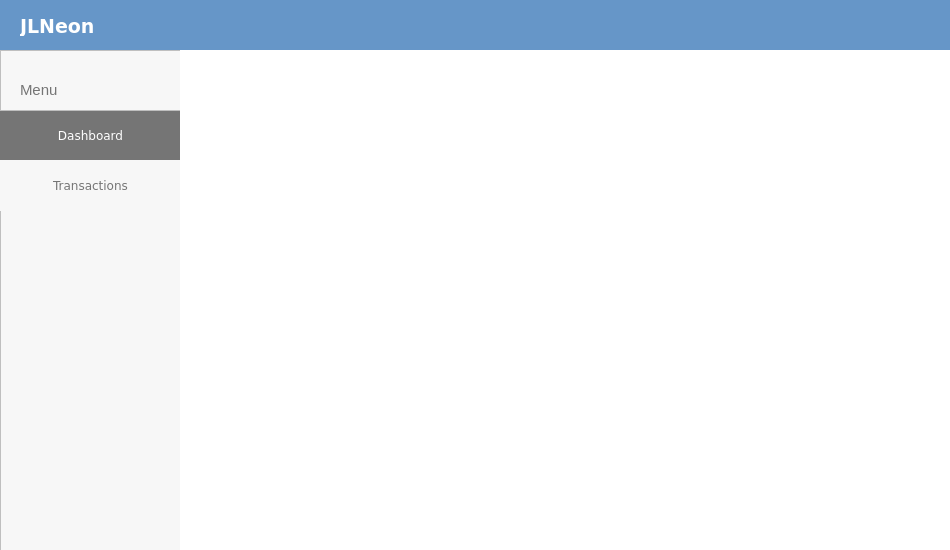
<?xml version="1.0" encoding="UTF-8"?>
<ui version="4.0">
 <class>MainWindow</class>
 <widget class="QMainWindow" name="MainWindow">
  <property name="geometry">
   <rect>
    <x>0</x>
    <y>0</y>
    <width>950</width>
    <height>550</height>
   </rect>
  </property>
  <property name="minimumSize">
   <size>
    <width>950</width>
    <height>550</height>
   </size>
  </property>
  <property name="windowTitle">
   <string>MainWindow</string>
  </property>
  <property name="styleSheet">
   <string notr="true"/>
  </property>
  <widget class="QWidget" name="centralwidget">
   <property name="minimumSize">
    <size>
     <width>950</width>
     <height>550</height>
    </size>
   </property>
   <widget class="QStackedWidget" name="stackedWidget">
    <property name="geometry">
     <rect>
      <x>0</x>
      <y>0</y>
      <width>950</width>
      <height>550</height>
     </rect>
    </property>
    <property name="minimumSize">
     <size>
      <width>950</width>
      <height>550</height>
     </size>
    </property>
    <property name="currentIndex">
     <number>2</number>
    </property>
    <widget class="QWidget" name="loginPage">
     <property name="minimumSize">
      <size>
       <width>950</width>
       <height>550</height>
      </size>
     </property>
     <widget class="QFrame" name="loginLeftFrame">
      <property name="geometry">
       <rect>
        <x>0</x>
        <y>0</y>
        <width>450</width>
        <height>581</height>
       </rect>
      </property>
      <property name="minimumSize">
       <size>
        <width>400</width>
        <height>550</height>
       </size>
      </property>
      <property name="styleSheet">
       <string notr="true">background-color: rgb(102, 150, 200);</string>
      </property>
      <property name="frameShape">
       <enum>QFrame::NoFrame</enum>
      </property>
      <property name="frameShadow">
       <enum>QFrame::Raised</enum>
      </property>
      <widget class="QLabel" name="loginIntroLabel1">
       <property name="geometry">
        <rect>
         <x>80</x>
         <y>100</y>
         <width>271</width>
         <height>51</height>
        </rect>
       </property>
       <property name="font">
        <font>
         <family>Verdana</family>
         <pointsize>20</pointsize>
         <weight>75</weight>
         <bold>true</bold>
        </font>
       </property>
       <property name="styleSheet">
        <string notr="true">color: rgb(255, 255, 255)</string>
       </property>
       <property name="text">
        <string>Sales Automation</string>
       </property>
      </widget>
      <widget class="QLabel" name="loginIntroLabel2">
       <property name="geometry">
        <rect>
         <x>85</x>
         <y>150</y>
         <width>271</width>
         <height>31</height>
        </rect>
       </property>
       <property name="font">
        <font>
         <family>Verdana</family>
         <pointsize>20</pointsize>
         <weight>75</weight>
         <bold>true</bold>
        </font>
       </property>
       <property name="styleSheet">
        <string notr="true">color: rgb(255, 255, 255)</string>
       </property>
       <property name="text">
        <string>Calendar Design</string>
       </property>
      </widget>
      <widget class="QLabel" name="loginIntroLabel3">
       <property name="geometry">
        <rect>
         <x>80</x>
         <y>260</y>
         <width>311</width>
         <height>31</height>
        </rect>
       </property>
       <property name="font">
        <font>
         <family>Verdana</family>
         <pointsize>14</pointsize>
         <weight>50</weight>
         <bold>false</bold>
        </font>
       </property>
       <property name="styleSheet">
        <string notr="true">color: rgb(255, 255, 255)</string>
       </property>
       <property name="text">
        <string>Login to manage transactions </string>
       </property>
      </widget>
      <widget class="QLabel" name="loginIntroLabel4">
       <property name="geometry">
        <rect>
         <x>170</x>
         <y>290</y>
         <width>101</width>
         <height>31</height>
        </rect>
       </property>
       <property name="font">
        <font>
         <family>Verdana</family>
         <pointsize>14</pointsize>
         <weight>50</weight>
         <bold>false</bold>
        </font>
       </property>
       <property name="styleSheet">
        <string notr="true">color: rgb(255, 255, 255)</string>
       </property>
       <property name="text">
        <string>efficiently</string>
       </property>
      </widget>
     </widget>
     <widget class="QFrame" name="loginRightFrame">
      <property name="geometry">
       <rect>
        <x>440</x>
        <y>0</y>
        <width>550</width>
        <height>551</height>
       </rect>
      </property>
      <property name="minimumSize">
       <size>
        <width>550</width>
        <height>550</height>
       </size>
      </property>
      <property name="styleSheet">
       <string notr="true">background-color: rgb(255, 255, 255);</string>
      </property>
      <property name="frameShape">
       <enum>QFrame::NoFrame</enum>
      </property>
      <property name="frameShadow">
       <enum>QFrame::Raised</enum>
      </property>
      <widget class="QLabel" name="userIcon">
       <property name="geometry">
        <rect>
         <x>190</x>
         <y>70</y>
         <width>101</width>
         <height>91</height>
        </rect>
       </property>
       <property name="text">
        <string/>
       </property>
       <property name="pixmap">
        <pixmap>user_icon.png</pixmap>
       </property>
       <property name="scaledContents">
        <bool>true</bool>
       </property>
      </widget>
      <widget class="QLineEdit" name="usernameField">
       <property name="geometry">
        <rect>
         <x>130</x>
         <y>220</y>
         <width>231</width>
         <height>31</height>
        </rect>
       </property>
       <property name="styleSheet">
        <string notr="true">border: 1px solid rgb(117, 117, 117);
border-radius: 2px;</string>
       </property>
       <property name="text">
        <string/>
       </property>
       <property name="placeholderText">
        <string> Username</string>
       </property>
      </widget>
      <widget class="QLineEdit" name="passwordField">
       <property name="geometry">
        <rect>
         <x>130</x>
         <y>310</y>
         <width>231</width>
         <height>31</height>
        </rect>
       </property>
       <property name="styleSheet">
        <string notr="true">border: 1px solid rgb(117, 117, 117);
border-radius: 2px;</string>
       </property>
       <property name="placeholderText">
        <string> Password</string>
       </property>
      </widget>
      <widget class="QLabel" name="usernameLabel">
       <property name="geometry">
        <rect>
         <x>130</x>
         <y>190</y>
         <width>81</width>
         <height>19</height>
        </rect>
       </property>
       <property name="font">
        <font>
         <family>Verdana</family>
         <pointsize>8</pointsize>
        </font>
       </property>
       <property name="styleSheet">
        <string notr="true">color: rgb(117, 117, 117)</string>
       </property>
       <property name="text">
        <string>USERNAME</string>
       </property>
      </widget>
      <widget class="QLabel" name="passwordLabel">
       <property name="geometry">
        <rect>
         <x>130</x>
         <y>280</y>
         <width>81</width>
         <height>19</height>
        </rect>
       </property>
       <property name="font">
        <font>
         <family>Verdana</family>
         <pointsize>8</pointsize>
        </font>
       </property>
       <property name="styleSheet">
        <string notr="true">color: rgb(117, 117, 117)</string>
       </property>
       <property name="text">
        <string>PASSWORD</string>
       </property>
      </widget>
      <widget class="QPushButton" name="loginButton">
       <property name="geometry">
        <rect>
         <x>130</x>
         <y>370</y>
         <width>231</width>
         <height>41</height>
        </rect>
       </property>
       <property name="font">
        <font>
         <family>Verdana</family>
         <weight>75</weight>
         <bold>true</bold>
        </font>
       </property>
       <property name="styleSheet">
        <string notr="true">QPushButton#loginButton{
	color: rgb(255, 255, 255);
	background-color: rgb(102, 150, 200);
	border: 0px solid;
	border-radius: 15px;
}

QPushButton:hover#loginButton{
	background-color: rgb(113, 167, 221)
}</string>
       </property>
       <property name="text">
        <string>SIGN IN</string>
       </property>
      </widget>
     </widget>
    </widget>
    <widget class="QWidget" name="registerPage"/>
    <widget class="QWidget" name="mainPage">
     <property name="minimumSize">
      <size>
       <width>900</width>
       <height>550</height>
      </size>
     </property>
     <widget class="QFrame" name="main_TopFframe">
      <property name="geometry">
       <rect>
        <x>0</x>
        <y>0</y>
        <width>951</width>
        <height>51</height>
       </rect>
      </property>
      <property name="minimumSize">
       <size>
        <width>951</width>
        <height>51</height>
       </size>
      </property>
      <property name="styleSheet">
       <string notr="true">background-color: rgb(102, 150, 200);</string>
      </property>
      <property name="frameShape">
       <enum>QFrame::NoFrame</enum>
      </property>
      <property name="frameShadow">
       <enum>QFrame::Raised</enum>
      </property>
      <widget class="QLabel" name="label">
       <property name="geometry">
        <rect>
         <x>20</x>
         <y>17</y>
         <width>91</width>
         <height>19</height>
        </rect>
       </property>
       <property name="font">
        <font>
         <family>Verdana</family>
         <pointsize>14</pointsize>
         <weight>75</weight>
         <bold>true</bold>
        </font>
       </property>
       <property name="styleSheet">
        <string notr="true">color: rgb(255, 255, 255)</string>
       </property>
       <property name="text">
        <string>JLNeon</string>
       </property>
      </widget>
     </widget>
     <widget class="QFrame" name="main_BottomFrame">
      <property name="geometry">
       <rect>
        <x>0</x>
        <y>50</y>
        <width>950</width>
        <height>501</height>
       </rect>
      </property>
      <property name="minimumSize">
       <size>
        <width>950</width>
        <height>501</height>
       </size>
      </property>
      <property name="frameShape">
       <enum>QFrame::NoFrame</enum>
      </property>
      <property name="frameShadow">
       <enum>QFrame::Raised</enum>
      </property>
      <widget class="QFrame" name="main_MenuFrame">
       <property name="geometry">
        <rect>
         <x>0</x>
         <y>0</y>
         <width>181</width>
         <height>561</height>
        </rect>
       </property>
       <property name="minimumSize">
        <size>
         <width>181</width>
         <height>561</height>
        </size>
       </property>
       <property name="styleSheet">
        <string notr="true">background-color: rgb(247, 247, 247);</string>
       </property>
       <property name="frameShape">
        <enum>QFrame::NoFrame</enum>
       </property>
       <property name="frameShadow">
        <enum>QFrame::Raised</enum>
       </property>
       <widget class="QFrame" name="main_MenuButtonsFrame">
        <property name="geometry">
         <rect>
          <x>0</x>
          <y>60</y>
          <width>201</width>
          <height>441</height>
         </rect>
        </property>
        <property name="minimumSize">
         <size>
          <width>181</width>
          <height>441</height>
         </size>
        </property>
        <property name="frameShape">
         <enum>QFrame::StyledPanel</enum>
        </property>
        <property name="frameShadow">
         <enum>QFrame::Raised</enum>
        </property>
        <widget class="QPushButton" name="dashboardButton">
         <property name="geometry">
          <rect>
           <x>0</x>
           <y>0</y>
           <width>181</width>
           <height>51</height>
          </rect>
         </property>
         <property name="minimumSize">
          <size>
           <width>181</width>
           <height>0</height>
          </size>
         </property>
         <property name="font">
          <font>
           <family>Verdana</family>
          </font>
         </property>
         <property name="styleSheet">
          <string notr="true">QPushButton#dashboardButton{
	color: rgb(255, 255, 255);
	background-color: rgb(117, 117, 117);
	border: 0px solid;
}

QPushButton:hover#dashboardButton{
	background-color: rgb(113, 167, 221)
}</string>
         </property>
         <property name="text">
          <string>Dashboard</string>
         </property>
        </widget>
        <widget class="QPushButton" name="transactionsButton">
         <property name="geometry">
          <rect>
           <x>0</x>
           <y>50</y>
           <width>181</width>
           <height>51</height>
          </rect>
         </property>
         <property name="minimumSize">
          <size>
           <width>181</width>
           <height>0</height>
          </size>
         </property>
         <property name="font">
          <font>
           <family>Verdana</family>
          </font>
         </property>
         <property name="styleSheet">
          <string notr="true">QPushButton#transactionsButton{
	color: rgb(117, 117, 117);
	background-color: rgb(247, 247, 247);
	border: 0px solid;
}

QPushButton:hover#transactionsButton{
	background-color: rgb(113, 167, 221)
}</string>
         </property>
         <property name="text">
          <string>Transactions</string>
         </property>
        </widget>
       </widget>
       <widget class="QFrame" name="main_MenuBurgerFrame">
        <property name="geometry">
         <rect>
          <x>0</x>
          <y>0</y>
          <width>181</width>
          <height>61</height>
         </rect>
        </property>
        <property name="minimumSize">
         <size>
          <width>181</width>
          <height>61</height>
         </size>
        </property>
        <property name="frameShape">
         <enum>QFrame::StyledPanel</enum>
        </property>
        <property name="frameShadow">
         <enum>QFrame::Raised</enum>
        </property>
        <widget class="QLabel" name="sideMenuLabel">
         <property name="geometry">
          <rect>
           <x>20</x>
           <y>30</y>
           <width>68</width>
           <height>19</height>
          </rect>
         </property>
         <property name="font">
          <font>
           <pointsize>11</pointsize>
          </font>
         </property>
         <property name="styleSheet">
          <string notr="true">color: rgb(117, 117, 117)</string>
         </property>
         <property name="text">
          <string>Menu</string>
         </property>
        </widget>
       </widget>
      </widget>
      <widget class="QFrame" name="main_ContenFrame">
       <property name="geometry">
        <rect>
         <x>180</x>
         <y>0</y>
         <width>771</width>
         <height>501</height>
        </rect>
       </property>
       <property name="minimumSize">
        <size>
         <width>771</width>
         <height>501</height>
        </size>
       </property>
       <property name="styleSheet">
        <string notr="true">background-color: rgb(255, 255, 255);</string>
       </property>
       <property name="frameShape">
        <enum>QFrame::NoFrame</enum>
       </property>
       <property name="frameShadow">
        <enum>QFrame::Raised</enum>
       </property>
       <widget class="QStackedWidget" name="mainScreens">
        <property name="geometry">
         <rect>
          <x>0</x>
          <y>0</y>
          <width>771</width>
          <height>501</height>
         </rect>
        </property>
        <property name="minimumSize">
         <size>
          <width>771</width>
          <height>501</height>
         </size>
        </property>
        <property name="styleSheet">
         <string notr="true">background-color: rgb(255, 255, 255);</string>
        </property>
        <widget class="QWidget" name="dashboardScreen">
         <property name="styleSheet">
          <string notr="true">background-color: rgb(255, 255, 255);</string>
         </property>
        </widget>
        <widget class="QWidget" name="transactionScreen"/>
       </widget>
      </widget>
     </widget>
    </widget>
   </widget>
  </widget>
 </widget>
 <resources/>
 <connections/>
</ui>
